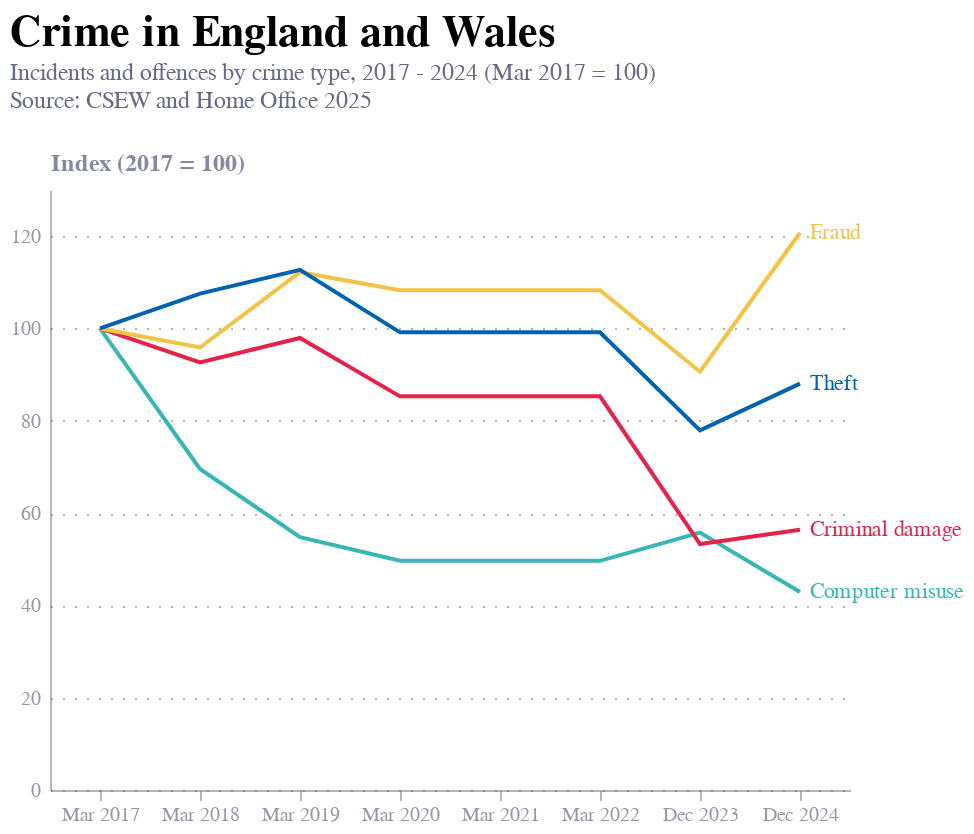

Notebook source saved alongside this figure:
### Code cell
chart = (
    alt.Chart(long_df)
    .mark_line(point=False)
    .encode(
        x=alt.X('Year', sort=year_order),
        y=alt.Y('Index:Q', title='Index (2017 = 100)'),
        color= alt.Color('type:N', legend=None),
        tooltip=['Year', 'type', 'Index']
    ))

text = alt.Chart(latest_values).mark_text(align='left', dx=5, 
                                        dy=alt.expr('{"Knife and sharp instruments":5.2,}[datum.type]')).encode(
    x=alt.X('Year', sort=year_order),
    y='Index:Q',
    text='type:O',
    color='type:O'
)


final_chart = chart + text

final_chart = final_chart.properties(
    title={
        "text": ["Crime in England and Wales"],
        "subtitle": ["Incidents and offences by crime type, 2017 - 2024 (Mar 2017 = 100)", "Source: CSEW and Home Office 2025", ""],
        "subtitleColor": "#676A86",
        "anchor": "start",
        "fontSize": 22 
    }
)

final_chart

### Figure 1 — Vega-Lite specification as saved in the notebook (floating-point values rounded to 4 significant figures)
{"config": {"font": "Circular Std", "mark": {"line": {"interpolate": "monotone"}}, "view": {"stroke": "transparent", "width": 400, "height": 300}, "range": {"category": ["#36B7B4", "#E6224B", "#F4C245", "#0063AF", "#00A767", "#179FDB", "#EB5C2E"], "diverging": ["#E6224B", "#E54753", "#C9C9C9", "#179FDB", "#122B39"], "heatmap": ["#C9C9C9", "#179FDB", "#0063AF", "#122B39"], "ordinal": ["#00A767", "#36B7B4", "#179FDB", "#0063AF", "#243B5A"]}, "axisX": {"domainColor": "#676A86", "domainOpacity": 0.5, "grid": false, "labelAngle": 0, "labelColor": "#676A86", "labelOpacity": 0.7, "orient": "bottom", "tickColor": "#676A86", "tickCount": 10, "tickOpacity": 0.5, "title": false, "titleAlign": "center", "titleAnchor": "middle", "titleColor": "#676A86", "titleFontSize": 12, "titleOpacity": 0.8, "titleY": -15}, "axisY": {"domainColor": "#676A86", "domainOpacity": 0.5, "gridColor": "#676A86", "gridDash": [1, 5], "gridOpacity": 0.5, "labelColor": "#676A86", "labelOpacity": 0.7, "labelPadding": 5, "tickColor": "#676A86", "tickCount": 8, "tickOpacity": 0.5, "ticks": false, "titleAlign": "left", "titleAngle": 0, "titleBaseline": "bottom", "titleColor": "#676A86", "titleFontSize": 12, "titleOpacity": 0.8, "titleX": 0, "titleY": -7}}, "layer": [{"data": {"name": "data-d80ce2e1c8de50b8f8e9d4a988570872"}, "mark": {"type": "line", "point": false}, "encoding": {"color": {"field": "type", "legend": null, "type": "nominal"}, "tooltip": [{"field": "Year", "type": "nominal"}, {"field": "type", "type": "nominal"}, {"field": "Index", "type": "quantitative"}], "x": {"field": "Year", "sort": ["Mar 2017", "Mar 2018", "Mar 2019", "Mar 2020", "Mar 2021", "Mar 2022", "Dec 2023", "Dec 2024"], "type": "nominal"}, "y": {"field": "Index", "title": "Index (2017 = 100)", "type": "quantitative"}}}, {"data": {"name": "data-083860421d8af55d4a4c1cb7280d32c4"}, "mark": {"type": "text", "align": "left", "dx": 5, "dy": {"expr": "{\"Knife and sharp instruments\":5.2,}[datum.type]"}}, "encoding": {"color": {"field": "type", "type": "ordinal"}, "text": {"field": "type", "type": "ordinal"}, "x": {"field": "Year", "sort": ["Mar 2017", "Mar 2018", "Mar 2019", "Mar 2020", "Mar 2021", "Mar 2022", "Dec 2023", "Dec 2024"], "type": "nominal"}, "y": {"field": "Index", "type": "quantitative"}}}], "title": {"text": ["Crime in England and Wales"], "subtitle": ["Incidents and offences by crime type, 2017 - 2024 (Mar 2017 = 100)", "Source: CSEW and Home Office 2025", ""], "subtitleColor": "#676A86", "anchor": "start", "fontSize": 22}, "$schema": "https://vega.github.io/schema/vega-lite/v5.20.1.json", "datasets": {"data-d80ce2e1c8de50b8f8e9d4a988570872": [{"Year": "Dec 2023", "type": "Computer misuse", "Index": 55.78}, {"Year": "Dec 2024", "type": "Computer misuse", "Index": 42.91}, {"Year": "Mar 2017", "type": "Computer misuse", "Index": 100.0}, {"Year": "Mar 2018", "type": "Computer misuse", "Index": 69.56}, {"Year": "Mar 2019", "type": "Computer misuse", "Index": 54.76}, {"Year": "Mar 2020", "type": "Computer misuse", "Index": 49.66}, {"Year": "Mar 2021", "type": "Computer misuse", "Index": 49.66}, {"Year": "Mar 2022", "type": "Computer misuse", "Index": 49.66}, {"Year": "Dec 2023", "type": "Criminal damage ", "Index": 53.29}, {"Year": "Dec 2024", "type": "Criminal damage ", "Index": 56.37}, {"Year": "Mar 2017", "type": "Criminal damage ", "Index": 100.0}, {"Year": "Mar 2018", "type": "Criminal damage ", "Index": 92.64}, {"Year": "Mar 2019", "type": "Criminal damage ", "Index": 97.95}, {"Year": "Mar 2020", "type": "Criminal damage ", "Index": 85.29}, {"Year": "Mar 2021", "type": "Criminal damage ", "Index": 85.29}, {"Year": "Mar 2022", "type": "Criminal damage ", "Index": 85.29}, {"Year": "Dec 2023", "type": "Fraud ", "Index": 90.63}, {"Year": "Dec 2024", "type": "Fraud ", "Index": 120.7}, {"Year": "Mar 2017", "type": "Fraud ", "Index": 100.0}, {"Year": "Mar 2018", "type": "Fraud ", "Index": 95.88}, {"Year": "Mar 2019", "type": "Fraud ", "Index": 112.2}, {"Year": "Mar 2020", "type": "Fraud ", "Index": 108.3}, {"Year": "Mar 2021", "type": "Fraud ", "Index": 108.3}, {"Year": "Mar 2022", "type": "Fraud ", "Index": 108.3}, {"Year": "Dec 2023", "type": "Theft", "Index": 77.91}, {"Year": "Dec 2024", "type": "Theft", "Index": 88.04}, {"Year": "Mar 2017", "type": "Theft", "Index": 100.0}, {"Year": "Mar 2018", "type": "Theft", "Index": 107.5}, {"Year": "Mar 2019", "type": "Theft", "Index": 112.7}, {"Year": "Mar 2020", "type": "Theft", "Index": 99.16}, {"Year": "Mar 2021", "type": "Theft", "Index": 99.16}, {"Year": "Mar 2022", "type": "Theft", "Index": 99.16}, {"Year": "Dec 2023", "type": "Violence", "Index": null}, {"Year": "Dec 2024", "type": "Violence", "Index": null}, {"Year": "Mar 2017", "type": "Violence", "Index": null}, {"Year": "Mar 2018", "type": "Violence", "Index": null}, {"Year": "Mar 2019", "type": "Violence", "Index": null}, {"Year": "Mar 2020", "type": "Violence", "Index": null}, {"Year": "Mar 2021", "type": "Violence", "Index": null}, {"Year": "Mar 2022", "type": "Violence", "Index": null}], "data-083860421d8af55d4a4c1cb7280d32c4": [{"Year": "Dec 2024", "type": "Fraud ", "Index": 120.7}, {"Year": "Dec 2024", "type": "Theft", "Index": 88.04}, {"Year": "Dec 2024", "type": "Computer misuse", "Index": 42.91}, {"Year": "Dec 2024", "type": "Criminal damage ", "Index": 56.37}, {"Year": "Dec 2024", "type": "Violence", "Index": null}]}}
